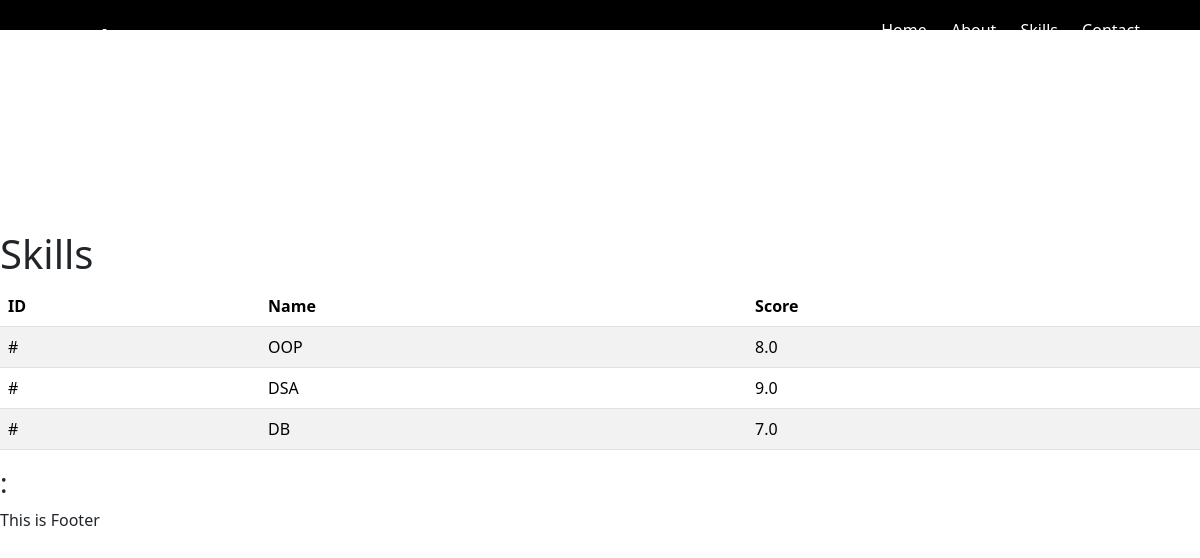
Page /skills/ on the earlier database version.
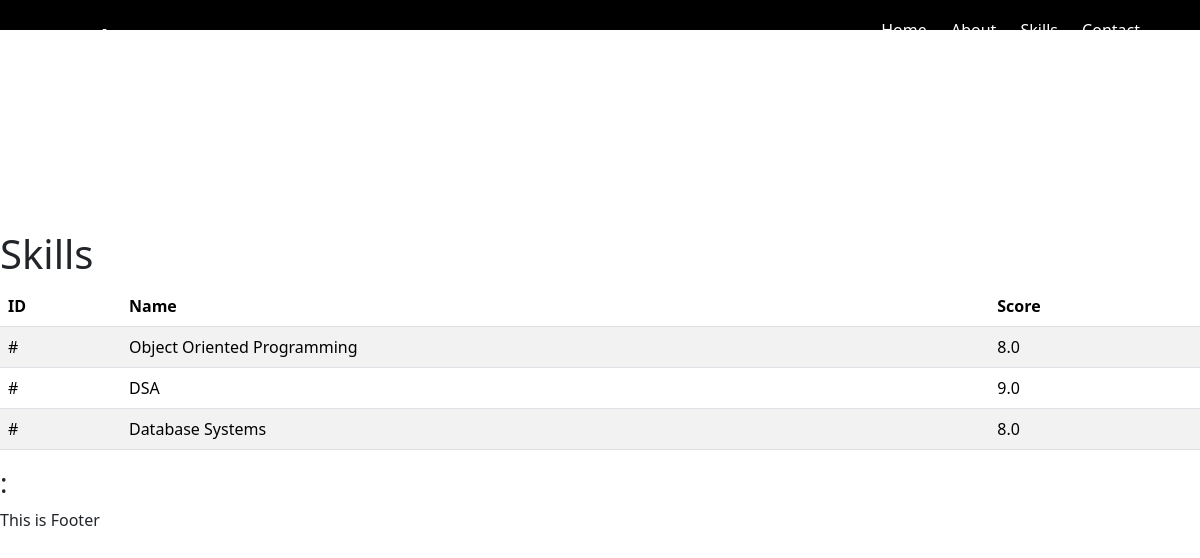
Same page on the later database version.
### skill/models.py (models this page shows)
class Skills(models.Model):
    name = models.CharField(max_length=100, null=False, blank=False)
    score = models.FloatField(null=False, blank=False)

### skill/views.py (the view)
# urls.py: 2. Add a URL to urlpatterns:  path('', views.home, name='home')
def home(request):
    skills = Skills.objects.all()
    context = {"skills": skills}
    return render(request, "skills/home.html", context)

### skill/templates/skills/home.html (shortened to what this page needs)
{% extends 'base.html' %}
{% block content %}
    <h1 style="margin-top: 200px">Skills</h1>
        <table class="table table-striped">
            <thead>
            <tr>
                <th>ID</th>
                <th>Name</th>
                <th>Score</th>
            </tr>
            </thead>
            <tbody>
            {% for skill in skills %}
                <tr>
                    <td>#</td>
                    <td>{{ skill.name }}</td>
                    <td>{{ skill.score }}</td>
                </tr>
            {% endfor %}
            </tbody>
        </table>
        <h3>{{ skill.name }}: {{ skill.score }}</h3>
{% endblock %}

Differences in the rows shown:
changed Skills: name "OOP" → "Object Oriented Programming"
changed Skills: name "DB" → "Database Systems"; score "7.0" → "8.0"
